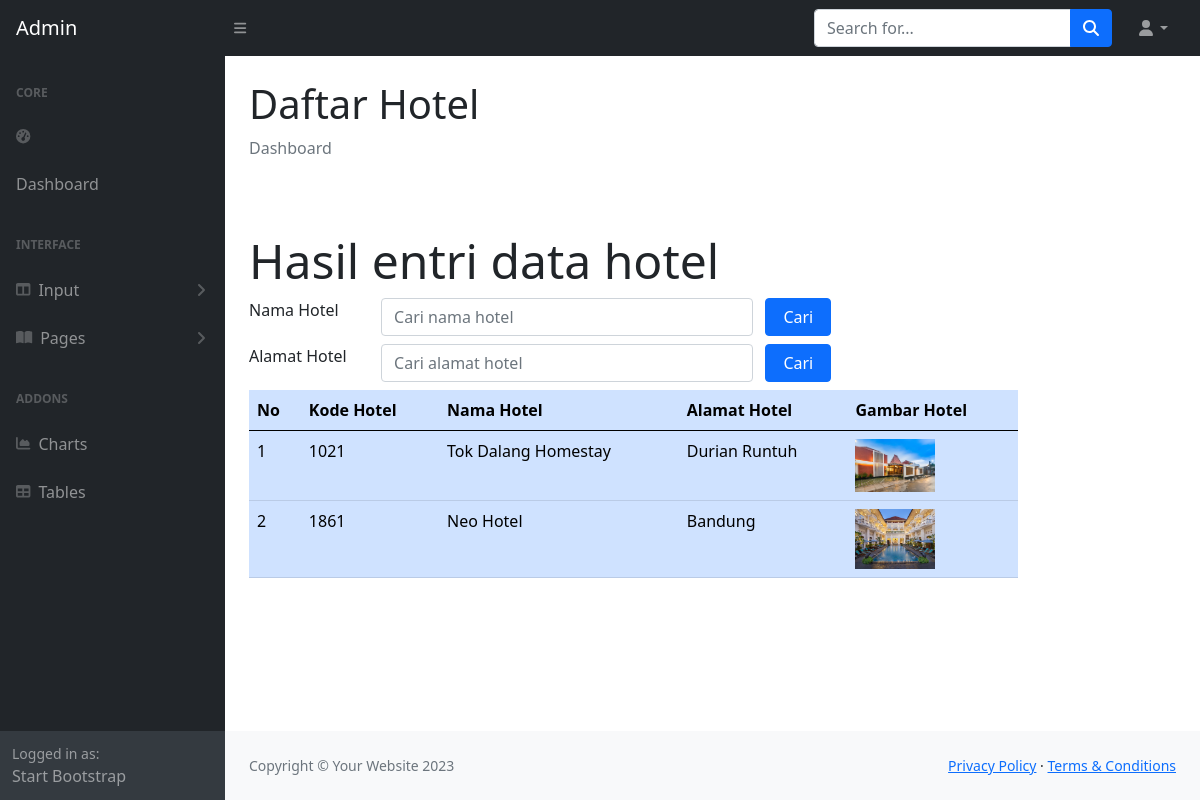
Screenshot of /daftarhotel.php with the database file from the repository.
### tables this page shows
CREATE TABLE `hotel` (
  `hotelKODE` char(4) NOT NULL,
  `hotelNAMA` char(160) NOT NULL,
  `hotelALAMAT` varchar(250) NOT NULL,
  `hotelFILE` varchar(120) NOT NULL
);

### daftarhotel.php (the view, shortened to what this page needs)
<!DOCTYPE html>
<html lang="en">
    <?php include "include/head.php";?>
    <body class="sb-nav-fixed">
        <?php include "include/menunav.php";?>
        <div id="layoutSidenav">
            <?php include "include/menu.php";?>
            <div id="layoutSidenav_content">
                <main>
                    <div class="container-fluid px-4">
                        <h1 class="mt-4">Daftar Hotel</h1>
                        <ol class="breadcrumb mb-4">
                            <li class="breadcrumb-item active">Dashboard</li>
                        </ol>
                        <?php
    include 'include/config.php';
?>
<head>
    <link rel="stylesheet" type="text/css" href="css/bootstrap.min.css">
    <link rel="stylesheet" type="text/css" href="https://cdnjs.cloudflare.com/ajax/libs/select2/4.0.13/css/select2.min.css">
    <link rel="stylesheet" href="https://cdn.jsdelivr.net/npm/bootstrap-icons@1.10.2/font/bootstrap-icons.css">
</head>
<body>
    <div class="row">
        <div class="col-sm-10">
<div class="jumbotron mt-5">
    <h2 class="display-5">Hasil entri data hotel</h2>
</div>
<form method="POST">
    <div class="form-group row mb-2">
        <label for="search1"class="col-sm-2">Nama Hotel</label>
        <div class="col-sm-6">
            <input type="text" name="search1" class="form-control" id="search1"
            value="<?php if(isset($_POST["search1"]))
            {echo $_POST["search1"];}?>"placeholder="Cari nama hotel">
        </div>
         <input type="submit" name="kirim1" value="Cari" class="col-sm-1 btn btn-primary">
    </div>
</form>
<form method="POST">
    <div class="form-group row mb-2">
        <label for="search2"class="col-sm-2">Alamat Hotel</label>
        <div class="col-sm-6">
            <input type="text" name="search2" class="form-control" id="search2"
            value="<?php if(isset($_POST["search2"]))
            {echo $_POST["search2"];}?>"placeholder="Cari alamat hotel">
        </div>
         <input type="submit" name="kirim2" value="Cari" class="col-sm-1 btn btn-primary">
    </div>
</form>
  <table class="table table-hover table-primary">
  <thead>
    <tr>
      <th scope="col">No</th>
      <th scope="col">Kode Hotel</th>
      <th scope="col">Nama Hotel</th>
      <th scope="col">Alamat Hotel</th>
	  <th scope="col">Gambar Hotel</th>
    </tr>
  </thead>
  <tbody>
    <?php
    if(isset($_POST["kirim1"]))
	{
		$search1 = $_POST["search1"];
		$query = mysqli_query($connection, "select hotel.*
            from hotel
            where hotelNAMA like '%".$search1."%'");
    }elseif(isset($_POST["kirim2"]))
	{
		$search2 = $_POST["search2"];
		$query = mysqli_query($connection, "select hotel.*
            from hotel
            where hotelALAMAT like '%".$search2."%'");
	}
else
    {
		$query = mysqli_query($connection, "select hotel.* from hotel");
    }
        $nomor = 1;
        while($row = mysqli_fetch_array($query)) {
    ?>
            <tr>
                <td> <?php echo $nomor; ?> </td>
                <td> <?php echo $row['hotelKODE']; ?> </td>
                <td> <?php echo $row['hotelNAMA']; ?> </td>
                <td> <?php echo $row['hotelALAMAT']; ?> </td>
				<td>
					<?php if(is_file("images/".$row['hotelFILE']))
					{ ?>
						<img src="images/<?php echo $row['hotelFILE']?>" width="80">
					<?php } else
						echo "<img src='images/noimage.png' width='80'>"
					?>
				</td>
            </tr>
    <?php $nomor = $nomor + 1; ?>
    <?php
        }
    ?>
    </tbody>
            </table>
        </div>
    </div>
</body>
                    </div>
                </main>
                <?php include "include/footer.php";?>
            </div>
        </div>
    </body>
</html>

### rows the page displays
hotel: hotelKODE "1021", hotelNAMA "Tok Dalang Homestay", hotelALAMAT "Durian Runtuh", hotelFILE (picture)
hotel: hotelKODE "1861", hotelNAMA "Neo Hotel", hotelALAMAT "Bandung", hotelFILE (picture)
